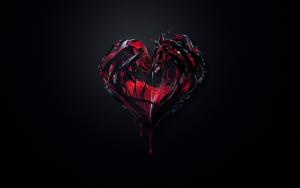
#> input picture dumpsite/django/django-c-blog/django_project/media/profile_pics/465857.jpg, 300 x 188 px
$ python main.py
#> lines starting #> are read from the running program, lines starting #| are printed output that depends on the picture
#> the answer given: ../../dumpsite/django/django-c-blog/django_project/media/profile_pics/465857.jpg
import cv2 as cv
import click

@click.command()
@click.option("--image", prompt="Image", help="Name of the image to sketch.")
@click.option("--output", default="./sketch.jpg", help="Name of the output file.")
def main(image, output):
#> called with output = './sketch.jpg'
    try:
        img = cv.imread(image)
#> img is the input picture: shape (188, 300, 3); mean B, G, R 12.1, 7.3, 11
        gray_image = cv.cvtColor(img, cv.COLOR_BGR2GRAY)
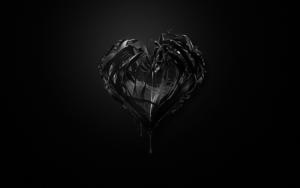
#> gray_image: shape (188, 300); min 0, max 200, mean 8.9

        # Invert the image
        inverted_image = 255 - gray_image
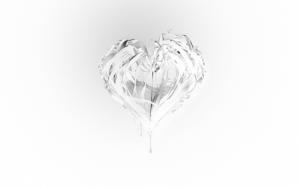
#> inverted_image: shape (188, 300); min 55, max 255, mean 246.1

        # Blur the image by Gaussian function
        blurred_image = cv.GaussianBlur(inverted_image, (21, 21), 0)

        # Invert the blurred image
        inverted_blurred_img = 255 - blurred_image

        # create the pencil sketch image
        pencil_sketch = cv.divide(gray_image, inverted_blurred_img, scale=256.0)
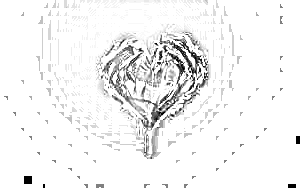
#> pencil_sketch: shape (188, 300); min 0, max 255, mean 242.7
    except:
        click.secho("[Error] : Image could not be read or processed!", fg="red")
    else:
        try:
            cv.imwrite(output, pencil_sketch)
        except:
            click.secho("[Error] : File could not be written!", fg="red")
        else:
            click.secho(f"File written to {output}.", fg="green")

    click.secho("THANK YOU!", fg="green")

main()
#> (the program exits here)
